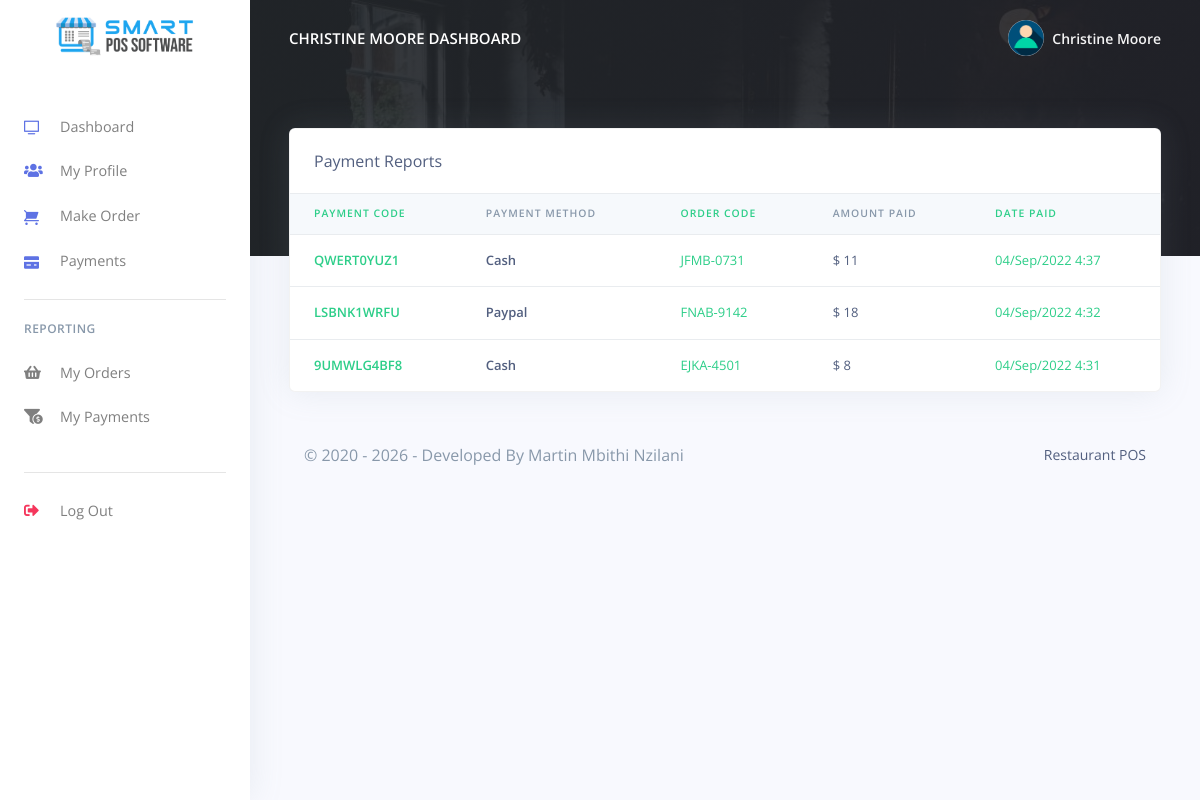
The app's page /Restaurant-module/RestaurantPOS/Restro/customer/payments_reports.php (signed in) with its own data.
### tables this page shows
CREATE TABLE `rpos_customers` (
  `customer_id` varchar(200) NOT NULL,
  `customer_name` varchar(200) NOT NULL,
  `customer_phoneno` varchar(200) NOT NULL,
  `customer_email` varchar(200) NOT NULL,
  `customer_password` varchar(200) NOT NULL,
  `created_at` timestamp(6) NOT NULL DEFAULT CURRENT_TIMESTAMP(6) ON UPDATE CURRENT_TIMESTAMP(6)
);

CREATE TABLE `rpos_payments` (
  `pay_id` varchar(200) NOT NULL,
  `pay_code` varchar(200) NOT NULL,
  `order_code` varchar(200) NOT NULL,
  `customer_id` varchar(200) NOT NULL,
  `pay_amt` varchar(200) NOT NULL,
  `pay_method` varchar(200) NOT NULL,
  `created_at` timestamp(6) NOT NULL DEFAULT CURRENT_TIMESTAMP(6) ON UPDATE CURRENT_TIMESTAMP(6)
);

### Restaurant-module/RestaurantPOS/Restro/customer/payments_reports.php (the view, shortened to what this page needs)
<?php
include('config/config.php');
require_once('partials/_head.php');
?>
<body>
    <?php
    require_once('partials/_sidebar.php');
    ?>
    <div class="main-content">
        <?php
        require_once('partials/_topnav.php');
        ?>
        <div class="container-fluid mt--8">
            <div class="row">
                <div class="col">
                    <div class="card shadow">
                        <div class="card-header border-0">
                            Payment Reports
                        </div>
                        <div class="table-responsive">
                            <table class="table align-items-center table-flush">
                                <thead class="thead-light">
                                    <tr>
                                        <th class="text-success" scope="col">Payment Code</th>
                                        <th scope="col">Payment Method</th>
                                        <th class="text-success" scope="col">Order Code</th>
                                        <th scope="col">Amount Paid</th>
                                        <th class="text-success" scope="col">Date Paid</th>
                                    </tr>
                                </thead>
                                <tbody>
                                    <?php
                                    $customer_id = $_SESSION['customer_id'];
                                    $ret = "SELECT * FROM  rpos_payments WHERE customer_id ='$customer_id' ORDER BY `created_at` DESC ";
                                    $stmt = $mysqli->prepare($ret);
                                    $stmt->execute();
                                    $res = $stmt->get_result();
                                    while ($payment = $res->fetch_object()) {
                                    ?>
                                        <tr>
                                            <th class="text-success" scope="row">
                                                <?php echo $payment->pay_code; ?>
                                            </th>
                                            <th scope="row">
                                                <?php echo $payment->pay_method; ?>
                                            </th>
                                            <td class="text-success">
                                                <?php echo $payment->order_code; ?>
                                            </td>
                                            <td>
                                                $ <?php echo $payment->pay_amt; ?>
                                            </td>
                                            <td class="text-success">
                                                <?php echo date('d/M/Y g:i', strtotime($payment->created_at)) ?>
                                            </td>
                                        </tr>
                                    <?php } ?>
                                </tbody>
                            </table>
                        </div>
                    </div>
                </div>
            </div>
            <?php
            require_once('partials/_footer.php');
            ?>
        </div>
    </div>
</body>
</html>

### Restaurant-module/RestaurantPOS/Restro/customer/partials/_sidebar.php (shortened to what this page needs)
<?php
$customer_id = $_SESSION['customer_id'];
$ret = "SELECT * FROM  rpos_customers  WHERE customer_id = '$customer_id'";
$stmt = $mysqli->prepare($ret);
$stmt->execute();
$res = $stmt->get_result();
while ($customer = $res->fetch_object()) {
?>
  <nav class="navbar navbar-vertical fixed-left navbar-expand-md navbar-light bg-white" id="sidenav-main">
    <div class="container-fluid">
      <a class="navbar-brand pt-0" href="dashboard.php">
        <img src="../admin/assets/img/brand/repos.png" class="navbar-brand-img" alt="...">
      </a>
      <div class="collapse navbar-collapse" id="sidenav-collapse-main">
        <ul class="navbar-nav">
          <li class="nav-item">
            <a class="nav-link" href="dashboard.php">
              <i class="ni ni-tv-2 text-primary"></i> Dashboard
            </a>
          </li>
          <li class="nav-item">
            <a class="nav-link" href="change_profile.php">
              <i class="fas fa-users text-primary"></i> My Profile
            </a>
          </li>
          <li class="nav-item">
            <a class="nav-link" href="orders.php">
              <i class="ni ni-cart text-primary"></i>Make Order
            </a>
          </li>
          <li class="nav-item">
            <a class="nav-link" href="payments.php">
              <i class="ni ni-credit-card text-primary"></i> Payments
            </a>
          </li>
        </ul>
        <hr class="my-3">
        <h6 class="navbar-heading text-muted">Reporting</h6>
        <ul class="navbar-nav mb-md-3">
          <li class="nav-item">
            <a class="nav-link" href="orders_reports.php">
              <i class="fas fa-shopping-basket"></i> My Orders
            </a>
          </li>
          <li class="nav-item">
            <a class="nav-link" href="payments_reports.php">
              <i class="fas fa-funnel-dollar"></i> My Payments
            </a>
          </li>
        </ul>
        <hr class="my-3">
        <ul class="navbar-nav mb-md-3">
          <li class="nav-item">
            <a class="nav-link" href="logout.php">
              <i class="fas fa-sign-out-alt text-danger"></i> Log Out
            </a>
          </li>
        </ul>
      </div>
    </div>
  </nav>
<?php } ?>

### Restaurant-module/RestaurantPOS/Restro/customer/partials/_topnav.php (shortened to what this page needs)
<?php
$customer_id = $_SESSION['customer_id'];
$ret = "SELECT * FROM  rpos_customers  WHERE customer_id = '$customer_id'";
$stmt = $mysqli->prepare($ret);
$stmt->execute();
$res = $stmt->get_result();
while ($customer = $res->fetch_object()) {
?>
    <nav class="navbar navbar-top navbar-expand-md navbar-dark" id="navbar-main">
        <div class="container-fluid">
            <a class="h4 mb-0 text-white text-uppercase d-none d-lg-inline-block" href="dashboard.php"><?php echo $customer->customer_name; ?> Dashboard</a>
            <ul class="navbar-nav align-items-center d-none d-md-flex">
                <li class="nav-item dropdown">
                    <a class="nav-link pr-0" href="#" role="button" data-toggle="dropdown" aria-haspopup="true" aria-expanded="false">
                        <div class="media align-items-center">
                            <span class="avatar avatar-sm rounded-circle">
                                <img alt="Image placeholder" src="../admin/assets/img/theme/user-a-min.png">
                            </span>
                            <div class="media-body ml-2 d-none d-lg-block">
                                <span class="mb-0 text-sm  font-weight-bold"><?php echo $customer->customer_name; ?></span>
                            </div>
                        </div>
                    </a>
                </li>
            </ul>
        </div>
    </nav>
<?php } ?>

### records on screen
rpos_customers: customer_name "CHRISTINE MOORE", customer_name "Christine Moore"
rpos_payments: pay_code "QWERT0YUZ1", pay_method "Cash", order_code "JFMB-0731", pay_amt "11", created_at "04/Sep/2022 4:37"
rpos_payments: pay_code "LSBNK1WRFU", pay_method "Paypal", order_code "FNAB-9142", pay_amt "18", created_at "04/Sep/2022 4:32"
rpos_payments: pay_code "9UMWLG4BF8", pay_method "Cash", order_code "EJKA-4501", pay_amt "8", created_at "04/Sep/2022 4:31"
